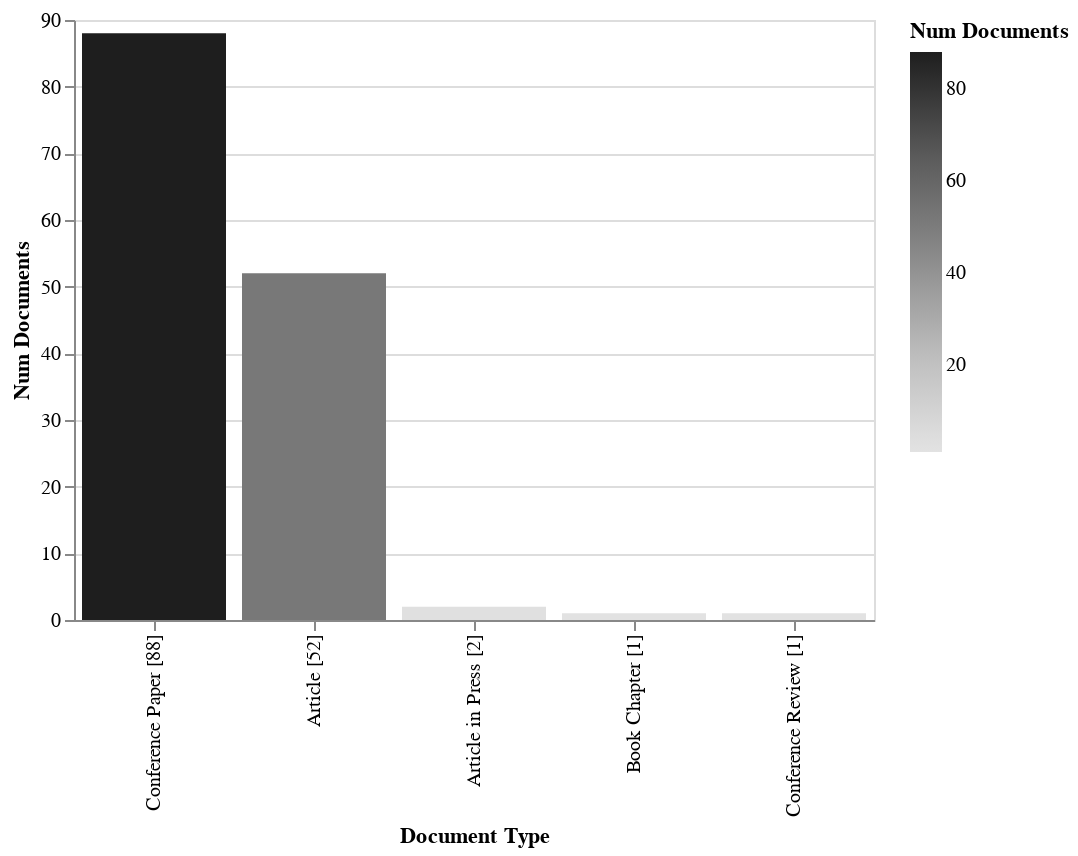

Here is the notebook cell this chart was saved with:
### Code cell
rdf.documents_by_terms('Document Type').barplot('altair')

### Figure 1 — Vega-Lite specification as saved in the notebook (floating-point values rounded to 4 significant figures)
{"$schema": "https://vega.github.io/schema/vega-lite/v3.4.0.json", "config": {"mark": {"tooltip": null}, "view": {"height": 300, "width": 400}}, "data": {"name": "data-6646d1f59f1966d9969498ed10e5c0cf"}, "datasets": {"data-6646d1f59f1966d9969498ed10e5c0cf": [{"Document Type": "Conference Paper [88]", "ID": ["[*7*]", "[*8*]", "[*9*]", "[*12*]", "[*13*]", "[*14*]", "[*15*]", "[*16*]", "[*17*]", "[*19*]", "[*20*]", "[*21*]", "[*22*]", "[*23*]", "[*24*]", "[*26*]", "[*30*]", "[*32*]", "[*36*]", "[*40*]", "[*41*]", "[*42*]", "[*45*]", "[*48*]", "[*49*]", "[*50*]", "[*51*]", "[*52*]", "[*53*]", "[*55*]", "[*56*]", "[*57*]", "[*59*]", "[*60*]", "[*61*]", "[*63*]", "[*64*]", "[*65*]", "[*66*]", "[*69*]", "[*70*]", "[*71*]", "[*72*]", "[*73*]", "[*74*]", "[*75*]", "[*76*]", "[*77*]", "[*78*]", "[*79*]", "[*81*]", "[*82*]", "[*83*]", "[*84*]", "[*85*]", "[*86*]", "[*87*]", "[*88*]", "[*89*]", "[*90*]", "[*91*]", "[*93*]", "[*94*]", "[*96*]", "[*97*]", "[*98*]", "[*99*]", "[*100*]", "[*101*]", "[*102*]", "[*106*]", "[*107*]", "[*109*]", "[*110*]", "[*114*]", "[*115*]", "[*116*]", "[*118*]", "[*119*]", "[*120*]", "[*121*]", "[*122*]", "[*124*]", "[*126*]", "[*129*]", "[*138*]", "[*140*]", "[*143*]"], "Num Documents": 88}, {"Document Type": "Article [52]", "ID": ["[*0*]", "[*1*]", "[*2*]", "[*3*]", "[*4*]", "[*5*]", "[*6*]", "[*10*]", "[*11*]", "[*18*]", "[*25*]", "[*27*]", "[*28*]", "[*29*]", "[*31*]", "[*33*]", "[*34*]", "[*35*]", "[*37*]", "[*38*]", "[*39*]", "[*43*]", "[*44*]", "[*46*]", "[*47*]", "[*54*]", "[*58*]", "[*62*]", "[*67*]", "[*68*]", "[*80*]", "[*103*]", "[*104*]", "[*105*]", "[*108*]", "[*111*]", "[*112*]", "[*113*]", "[*117*]", "[*123*]", "[*125*]", "[*127*]", "[*128*]", "[*130*]", "[*131*]", "[*132*]", "[*133*]", "[*134*]", "[*135*]", "[*137*]", "[*139*]", "[*142*]"], "Num Documents": 52}, {"Document Type": "Article in Press [2]", "ID": ["[*92*]", "[*95*]"], "Num Documents": 2}, {"Document Type": "Book Chapter [1]", "ID": ["[*136*]"], "Num Documents": 1}, {"Document Type": "Conference Review [1]", "ID": ["[*141*]"], "Num Documents": 1}]}, "encoding": {"color": {"field": "Num Documents", "scale": {"scheme": "greys"}, "type": "quantitative"}, "x": {"field": "Document Type", "sort": {"field": "Num Documents:Q"}, "type": "nominal"}, "y": {"field": "Num Documents", "type": "quantitative"}}, "mark": "bar"}
